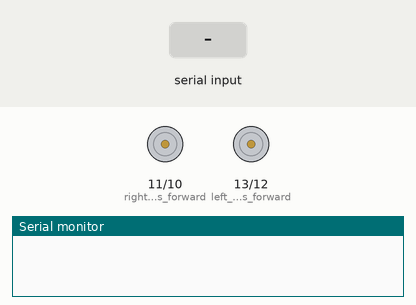
This sketch was run on a simulated Arduino Uno, built with avr-gcc and run on an emulated ATmega328P. On the bench: motor-driver pin pairs drawn as motors (green arrow = first pin HIGH = forward, orange = second pin HIGH = backward, longer = more drive), the last lines printed to the serial monitor. Inputs (shaded band) come from the test bench.

Above: at 1.2 s.
1.3 s: "1" received over Serial
At 2.5 s:
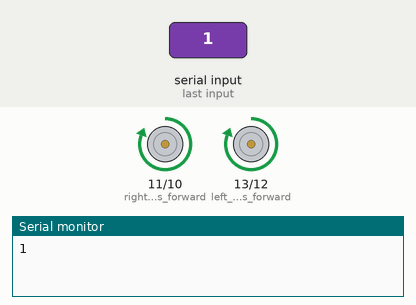
2.8 s: "2" received over Serial
At 3.7 s:
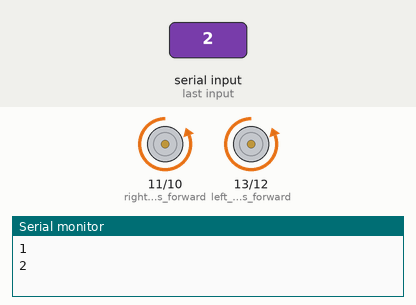
4.3 s: "3" received over Serial
At 4.9 s:
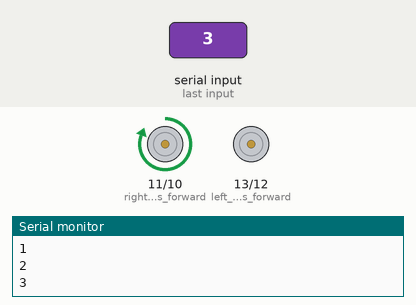
5.8 s: "4" received over Serial
At 6.1 s:
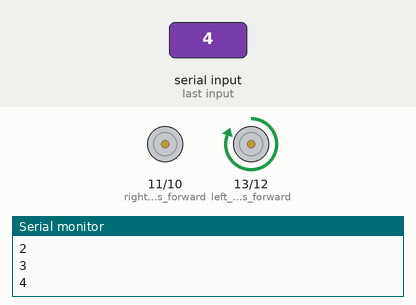
7.3 s: "5" received over Serial
At 8.6 s:
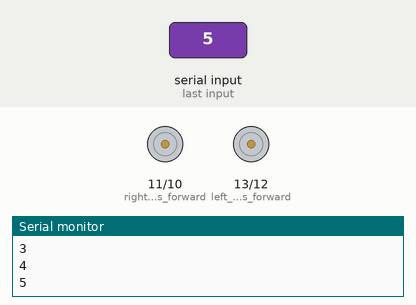
Timing chart, 0 to 9.8 s (numbered marks = the images above; inputs shaded):
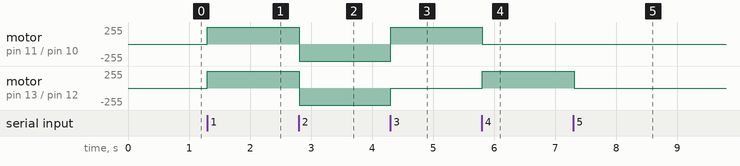

Measured:
- after the input at 1.3 s, motor on pin 11 (right_motors_forward) / pin 10 (right_motors_reverse), motor on pin 13 (left_motors_forward) / pin 12 (left_motors_reverse): stopped → forward 255/255 at once
- after the input at 2.8 s, motor on pin 11 (right_motors_forward) / pin 10 (right_motors_reverse), motor on pin 13 (left_motors_forward) / pin 12 (left_motors_reverse): forward 255/255 → backward 255/255 at once
- after the input at 4.3 s, motor on pin 11 (right_motors_forward) / pin 10 (right_motors_reverse): backward 255/255 → forward 255/255 at once; motor on pin 13 (left_motors_forward) / pin 12 (left_motors_reverse): backward 255/255 → stopped at once
- after the input at 5.8 s, motor on pin 11 (right_motors_forward) / pin 10 (right_motors_reverse): forward 255/255 → stopped at once; motor on pin 13 (left_motors_forward) / pin 12 (left_motors_reverse): stopped → forward 255/255 at once
- after the input at 7.3 s, motor on pin 13 (left_motors_forward) / pin 12 (left_motors_reverse): forward 255/255 → stopped at once

The sketch:

code.ino
```cpp
char t;

void setup() {
pinMode(13,OUTPUT);   //left motors forward
pinMode(12,OUTPUT);   //left motors reverse
pinMode(11,OUTPUT);   //right motors forward
pinMode(10,OUTPUT);   //right motors reverse

Serial.begin(9600);

}

void loop() {
if(Serial.available()){
  t = Serial.read();
  Serial.println(t);
}

if(t == '1'){            //move forward(all motors rotate in forward direction)
  digitalWrite(13,HIGH);
  digitalWrite(12,LOW);
  digitalWrite(11,HIGH);
  digitalWrite(10,LOW);
}

else if(t == '2'){      //move reverse (all motors rotate in reverse direction)
  digitalWrite(13,LOW);
  digitalWrite(12,HIGH);
  digitalWrite(11,LOW);
  digitalWrite(10,HIGH);
}

else if(t == '3'){      //turn right (left side motors rotate in forward direction, right side motors doesn't rotate)
  digitalWrite(13,LOW);
  digitalWrite(12,LOW);
  digitalWrite(11,HIGH);
  digitalWrite(10,LOW);
}

else if(t == '4'){      //turn left (right side motors rotate in forward direction, left side motors doesn't rotate)
  digitalWrite(13,HIGH);
  digitalWrite(12,LOW);
  digitalWrite(11,LOW);
  digitalWrite(10,LOW);
}

else if(t == '5'){      //STOP (all motors stop)
  digitalWrite(13,LOW);
  digitalWrite(12,LOW);
  digitalWrite(11,LOW);
  digitalWrite(10,LOW);
}
delay(20);
}
```
